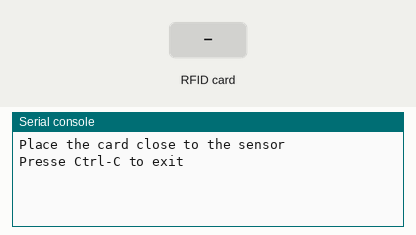
Simulated run of this program. Board: ESP32 board running MicroPython. On the bench: the last lines printed to the serial console. Inputs (shaded band) come from the test bench. The interpreter's speed is modelled, so counts of loop turns are approximate; the RFID card's data blocks start empty; library files of the repository ran but are not shown: mfrc522.py.

Above: at 1.2 s.
1.3 s: RFID card 5E 7A 19 C4 held to the reader
At 2.4 s:
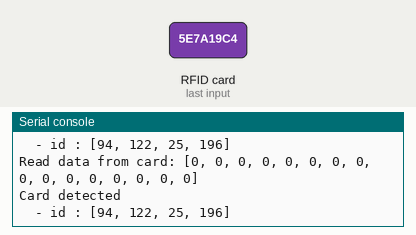
At 3.8 s:
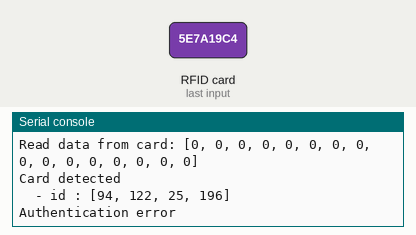

Measured:
- after the input at 1.3 s, the serial console: prints a new line at once (image 1)

The program:

read.py
```python
from mfrc522 import MFRC522
from machine import Pin, SPI, reset

spi = SPI(2,baudrate=100000, polarity=0, phase=0, sck=Pin(18, Pin.OUT), mosi=Pin(23, Pin.OUT), miso=Pin(19, Pin.IN))
rdr = MFRC522(spi, cs=Pin(5, Pin.OUT), rst=Pin(22, Pin.OUT))
print("Place the card close to the sensor")
print('Presse Ctrl-C to exit')

try:
    while True:
        stat, tag_type = rdr.request(rdr.REQIDL)
        if stat == rdr.OK:
            stat, idCard = rdr.anticoll()
            if stat == rdr.OK:
                print("Card detected")
                cardId=[idCard[0], idCard[1], idCard[2], idCard[3]]
                print("  - id :", cardId)
            if rdr.select_tag(idCard) == rdr.OK:
                key = [255, 255, 255, 255, 255, 255]
                if rdr.authentication(rdr.AUTHENT1A, 10, key, idCard) == rdr.OK:
                    print("Read data from card: %s" % rdr.read(10))
                    rdr.stop_crypto1()
                else:
                    print("Authentication error")
            else:
                print("Failed to select tag")
except KeyboardInterrupt:
    print('Ctrl-C pressed...exiting')
    reset()
```
